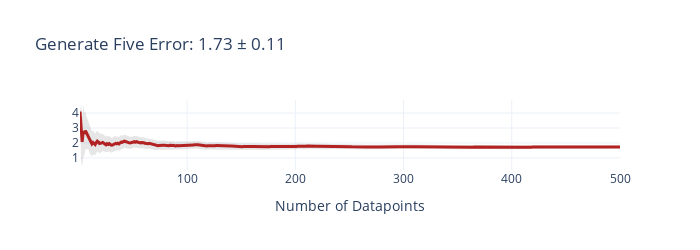
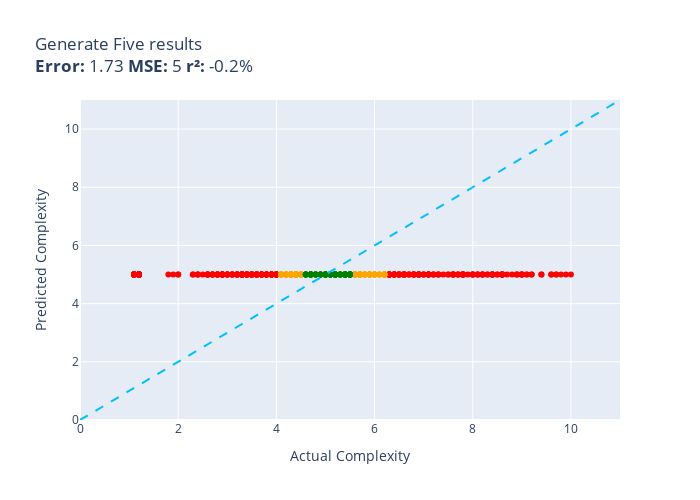

Here is the notebook cell these charts were saved with, in order:
### Code cell
def generate_five(code):
  if isinstance(code, str):
    return 5
  
  print("Unexpected code format:", code)
  return 7

evaluate(generate_five, test_set, size=test_size)

### Figure 1 — Plotly figure (JSON) as saved in the notebook; plotly's stock layout.template omitted (floating-point values rounded to 4 significant figures; data arrays with more than 128 entries replaced by an {"elided": "..."} marker saying what was removed)
{"data": [{"fill": "toself", "fillcolor": "rgba(128,128,128,0.2)", "hoverinfo": "skip", "line": {"color": "rgba(255,255,255,0)"}, "name": "95% CI", "showlegend": false, "type": "scatter", "x": {"elided": "1000 int values"}, "y": {"elided": "1000 float values"}}, {"customdata": {"elided": "500x1 float values"}, "hovertemplate": "n=%{x}<br>Avg Error=%{y:,.2f}<br>±95% CI=%{customdata[0]:,.2f}<extra></extra>", "line": {"color": "firebrick", "width": 3}, "mode": "lines", "name": "Cumulative Avg Error", "type": "scatter", "x": {"elided": "500 int values"}, "y": {"elided": "500 float values"}}], "layout": {"height": 250, "showlegend": false, "title": {"text": "Generate Five Error: 1.73 ± 0.11"}, "width": 700, "xaxis": {"title": {"text": "Number of Datapoints"}}}}

### Figure 2 — Plotly figure (JSON) as saved in the notebook; plotly's stock layout.template omitted (floating-point values rounded to 4 significant figures; data arrays with more than 128 entries replaced by an {"elided": "..."} marker saying what was removed)
{"data": [{"customdata": {"elided": "312x1 str values"}, "hovertemplate": "%{customdata[0]}<extra></extra>", "legendgroup": "red", "marker": {"color": "red", "size": 6, "symbol": "circle"}, "mode": "markers", "name": "red", "orientation": "v", "showlegend": true, "type": "scatter", "x": {"elided": "312 float values"}, "xaxis": "x", "y": {"elided": "312 int values"}, "yaxis": "y"}, {"customdata": [["(function( normalized ) { // Attention: ...<br>Guess=5.0 Actual=4.2"], ["const describeKey = (e) => { var via = '...<br>Guess=5.0 Actual=6.2"], ["const functionEntry = (name) => { const ...<br>Guess=5.0 Actual=4.4"], ["const abstractDegreeCentrality = (assign...<br>Guess=5.0 Actual=6.0"], ["(function(patch) { // patch [key, null] ...<br>Guess=5.0 Actual=5.9"], ["const bintooctoutput = (bin) => { var le...<br>Guess=5.0 Actual=6.2"], ["const Mage = (mageRootModule) => { Event...<br>Guess=5.0 Actual=5.7"], ["const parse = (sValue) => { sValue = sVa...<br>Guess=5.0 Actual=5.9"], ["(function(value, silent) { var beforeRet...<br>Guess=5.0 Actual=6.2"], ["(function( startFunc, forced ) { var sel...<br>Guess=5.0 Actual=6.0"], ["(function (config) { config = config || ...<br>Guess=5.0 Actual=6.2"], ["const getToken = (options) => { return n...<br>Guess=5.0 Actual=4.4"], ["const Decoder = () => { var skip = 0 // ...<br>Guess=5.0 Actual=4.2"], ["const setbit = (key, offset, value, req)...<br>Guess=5.0 Actual=4.4"], ["(function(other) { var me = this.region(...<br>Guess=5.0 Actual=4.2"], ["(function(obj, name, callback) { var lis...<br>Guess=5.0 Actual=4.5"], ["const isBlockLikeStatement = (sourceCode...<br>Guess=5.0 Actual=4.3"], ["(function(options, extremes) { // if the...<br>Guess=5.0 Actual=6.0"], ["const reducer = () => { var state = argu...<br>Guess=5.0 Actual=6.0"], ["(function ( args, value, obj ) { args = ...<br>Guess=5.0 Actual=5.6"], ["(function (key, val, cfg) { this.log(\"sa...<br>Guess=5.0 Actual=6.0"], ["(function(options, success, response) { ...<br>Guess=5.0 Actual=6.1"], ["const validOptions = (options) => { cons...<br>Guess=5.0 Actual=4.5"], ["const Question = (name, message, options...<br>Guess=5.0 Actual=4.3"], ["const _join = () => { var sql = '', i = ...<br>Guess=5.0 Actual=5.8"], ["const householderTransform = (x) => { //...<br>Guess=5.0 Actual=4.1"], ["const notifyHook = (e) => { message_coun...<br>Guess=5.0 Actual=5.6"], ["(function(e) { el.off('mousemove'); elSl...<br>Guess=5.0 Actual=4.3"], ["const runQuery = (cursorFactory, filter,...<br>Guess=5.0 Actual=5.8"], ["(function(item) { var itemToSelect = ite...<br>Guess=5.0 Actual=5.6"], ["const buildQuery = (opts, globalSearch) ...<br>Guess=5.0 Actual=4.1"], ["(function () { var series = this, option...<br>Guess=5.0 Actual=4.4"], ["(function () { var gesture; var isGripAc...<br>Guess=5.0 Actual=6.2"], ["const _determineAutoPosition = (targetEl...<br>Guess=5.0 Actual=5.6"], ["(function(apiClient) { this.apiClient = ...<br>Guess=5.0 Actual=4.3"], ["(function (event) { var symbolName = sym...<br>Guess=5.0 Actual=5.6"], ["const PromiseResolutionHandlerFunction =...<br>Guess=5.0 Actual=4.4"], ["(function (create) { var above_id = this...<br>Guess=5.0 Actual=4.5"], ["const pattern = (rule, value, source, er...<br>Guess=5.0 Actual=4.3"], ["const init = (domainManager) => { _domai...<br>Guess=5.0 Actual=5.9"], ["(function(ul) { var prevLevel = {level: ...<br>Guess=5.0 Actual=4.3"], ["(function(content, undefinedOnly) { var ...<br>Guess=5.0 Actual=4.1"], ["(function( elementPath ) { switch ( this...<br>Guess=5.0 Actual=5.7"], ["(function () { if (!this.vertexCount || ...<br>Guess=5.0 Actual=5.9"], ["(function (ax, ay, bx, by, cx, cy, dx, d...<br>Guess=5.0 Actual=5.9"], ["const generateUsername = (base) => { bas...<br>Guess=5.0 Actual=4.2"], ["const server = (argv, config, args) => {...<br>Guess=5.0 Actual=4.1"], ["(function (seq, begin, end) { var sliced...<br>Guess=5.0 Actual=5.9"], ["const read = (parser, type, key, limit =...<br>Guess=5.0 Actual=4.4"], ["const Air = (el, context) => { if(!(this...<br>Guess=5.0 Actual=6.1"], ["(function(transaction, event) { var succ...<br>Guess=5.0 Actual=4.3"], ["const followPath = (path, loop) => { loo...<br>Guess=5.0 Actual=4.4"], ["const _updateChildNodes = (container, ch...<br>Guess=5.0 Actual=5.8"], ["const Inputter = (options, components) =...<br>Guess=5.0 Actual=5.9"], ["(function (oImport) { var bIsFileValid =...<br>Guess=5.0 Actual=4.4"], ["const setaddall = (set, iterable) => { v...<br>Guess=5.0 Actual=4.5"], ["const injectElementWithStyles = ( rule, ...<br>Guess=5.0 Actual=5.7"], ["(function ( oState ) { var i, iLen, aCop...<br>Guess=5.0 Actual=6.0"], ["(function(silent) { var min = this.minSl...<br>Guess=5.0 Actual=5.8"], ["(function ( nodeName, original, clone ) ...<br>Guess=5.0 Actual=5.9"], ["const onData = (data) => { data = data.t...<br>Guess=5.0 Actual=6.1"], ["const appendDirEnd = (str, struct) => { ...<br>Guess=5.0 Actual=4.3"], ["const parseSwitchCase = () => { var test...<br>Guess=5.0 Actual=4.1"], ["const updateBrokerListInConfigFile = (co...<br>Guess=5.0 Actual=4.3"], ["const FusionPoseSensor = (kFilter, predi...<br>Guess=5.0 Actual=5.7"], ["const reportCoverage = (cov) => { // Sta...<br>Guess=5.0 Actual=5.7"], ["(function( buffer, offset ) { offset = o...<br>Guess=5.0 Actual=5.6"], ["(function () { // Documented in definePr...<br>Guess=5.0 Actual=4.2"], ["const saveDependencies = async (dependen...<br>Guess=5.0 Actual=5.6"], ["const resolvePath = (filepath) => { file...<br>Guess=5.0 Actual=5.9"], ["const execute_ = (ctx, statement, values...<br>Guess=5.0 Actual=4.2"], ["const registerExtension = (extension) =>...<br>Guess=5.0 Actual=4.3"], ["(function (size, style, variant, weight,...<br>Guess=5.0 Actual=4.5"], ["const readCallback = (err, event) => { i...<br>Guess=5.0 Actual=4.5"], ["const validateObjectEntity = (modelObjec...<br>Guess=5.0 Actual=5.7"], ["const removeGlobalHandler = (eventType, ...<br>Guess=5.0 Actual=4.4"], ["const flipValueOf = (prop, value) => { v...<br>Guess=5.0 Actual=4.3"], ["const SocketServices = ( options ) => { ...<br>Guess=5.0 Actual=4.3"], ["(function() { var jsPath, scripts, i; if...<br>Guess=5.0 Actual=5.7"], ["const getFloatDeltaScale = (t, scale) =>...<br>Guess=5.0 Actual=4.1"], ["const parseRegion = (input) => { var set...<br>Guess=5.0 Actual=5.7"], ["const realRequirPath = (filePath) => { /...<br>Guess=5.0 Actual=4.4"], ["(function(token, cb){ try{ // decode the...<br>Guess=5.0 Actual=4.2"], ["const getRefSeq = (currentSequence, min,...<br>Guess=5.0 Actual=4.4"], ["const $super = (arrayOfArgs) => { // sin...<br>Guess=5.0 Actual=4.5"], ["(function(root) { var node = this.getNod...<br>Guess=5.0 Actual=5.7"], ["const logWrap = (level) => { return func...<br>Guess=5.0 Actual=5.7"], ["const findIndexInSortedClosedIntervals =...<br>Guess=5.0 Actual=6.2"], ["const _default = (base, link) => { // Dy...<br>Guess=5.0 Actual=4.5"], ["const cloneNode = (node, location, flags...<br>Guess=5.0 Actual=4.3"], ["(function(date, value, period) { this._v...<br>Guess=5.0 Actual=4.3"], ["const GPT = ( options ) => { if( !(this ...<br>Guess=5.0 Actual=5.6"], ["const findLowIndexInSortedArray = (ary, ...<br>Guess=5.0 Actual=4.4"], ["const generate = (targetPath, args) => {...<br>Guess=5.0 Actual=4.4"], ["const trigger = (event) => { var args; v...<br>Guess=5.0 Actual=5.6"], ["const swagger20TypeFor = (type) => { if ...<br>Guess=5.0 Actual=5.7"], ["(function(row, range) { // Default value...<br>Guess=5.0 Actual=5.7"], ["const _pbkdf2Passphrase = async (passphr...<br>Guess=5.0 Actual=4.1"], ["const inlineHandler = (string, selection...<br>Guess=5.0 Actual=5.9"], ["const prettyDate = (time, useCompactForm...<br>Guess=5.0 Actual=5.7"], ["const eqv = (column, value) => { if (thi...<br>Guess=5.0 Actual=4.4"], ["const getViewRoot = (source) => { const ...<br>Guess=5.0 Actual=5.8"], ["(function(v){ var ots = Object.prototype...<br>Guess=5.0 Actual=6.2"], ["const sn_format_fmt = () => { if ( !argu...<br>Guess=5.0 Actual=4.3"]], "hovertemplate": "%{customdata[0]}<extra></extra>", "legendgroup": "orange", "marker": {"color": "orange", "size": 6, "symbol": "circle"}, "mode": "markers", "name": "orange", "orientation": "v", "showlegend": true, "type": "scatter", "x": [4.2, 6.2, 4.4, 6.0, 5.9, 6.2, 5.7, 5.9, 6.2, 6.0, 6.2, 4.4, 4.2, 4.4, 4.2, 4.5, 4.3, 6.0, 6.0, 5.6, 6.0, 6.1, 4.5, 4.3, 5.8, 4.1, 5.6, 4.3, 5.8, 5.6, 4.1, 4.4, 6.2, 5.6, 4.3, 5.6, 4.4, 4.5, 4.3, 5.9, 4.3, 4.1, 5.7, 5.9, 5.9, 4.2, 4.1, 5.9, 4.4, 6.1, 4.3, 4.4, 5.8, 5.9, 4.4, 4.5, 5.7, 6.0, 5.8, 5.9, 6.1, 4.3, 4.1, 4.3, 5.7, 5.7, 5.6, 4.2, 5.6, 5.9, 4.2, 4.3, 4.5, 4.5, 5.7, 4.4, 4.3, 4.3, 5.7, 4.1, 5.7, 4.4, 4.2, 4.4, 4.5, 5.7, 5.7, 6.2, 4.5, 4.3, 4.3, 5.6, 4.4, 4.4, 5.6, 5.7, 5.7, 4.1, 5.9, 5.7, 4.4, 5.8, 6.2, 4.3], "xaxis": "x", "y": [5, 5, 5, 5, 5, 5, 5, 5, 5, 5, 5, 5, 5, 5, 5, 5, 5, 5, 5, 5, 5, 5, 5, 5, 5, 5, 5, 5, 5, 5, 5, 5, 5, 5, 5, 5, 5, 5, 5, 5, 5, 5, 5, 5, 5, 5, 5, 5, 5, 5, 5, 5, 5, 5, 5, 5, 5, 5, 5, 5, 5, 5, 5, 5, 5, 5, 5, 5, 5, 5, 5, 5, 5, 5, 5, 5, 5, 5, 5, 5, 5, 5, 5, 5, 5, 5, 5, 5, 5, 5, 5, 5, 5, 5, 5, 5, 5, 5, 5, 5, 5, 5, 5, 5], "yaxis": "y"}, {"customdata": [["(function() { var tok = this.expect('fil...<br>Guess=5.0 Actual=4.8"], ["const getLocation = () => { var trace = ...<br>Guess=5.0 Actual=5.5"], ["const generateOperations = (plural) => {...<br>Guess=5.0 Actual=5.2"], ["const operationId = (given, method, url,...<br>Guess=5.0 Actual=5.1"], ["const is_crossDomain = (url) => { var ru...<br>Guess=5.0 Actual=5.5"], ["function addSubscription (client, topic,...<br>Guess=5.0 Actual=5.0"], ["const compareWebhooks = (webhook, name, ...<br>Guess=5.0 Actual=5.5"], ["const initClient = (client) => { var ws ...<br>Guess=5.0 Actual=4.8"], ["(function (start, end, points, iMap, res...<br>Guess=5.0 Actual=5.5"], ["const getTemplateFromDomElement = (domEl...<br>Guess=5.0 Actual=5.0"], ["(function(type, args, obj) { var pageCou...<br>Guess=5.0 Actual=5.5"], ["(function(proposals) { // get rid of ext...<br>Guess=5.0 Actual=4.7"], ["(function (listener,evtObj) { if (!_.isF...<br>Guess=5.0 Actual=5.1"], ["const mountClassInstance = (workInProgre...<br>Guess=5.0 Actual=5.5"], ["(function(current_templates) { var i = 1...<br>Guess=5.0 Actual=5.4"], ["const getJsDocTagAtPosition = (sourceFil...<br>Guess=5.0 Actual=5.4"], ["(function ( buttonSet, wrapper ) { var b...<br>Guess=5.0 Actual=5.2"], ["const handleField = (name, value, option...<br>Guess=5.0 Actual=5.2"], ["const translateTemplates = (templates) =...<br>Guess=5.0 Actual=4.9"], ["const checkForSpaces = (node) => { const...<br>Guess=5.0 Actual=5.4"], ["(function(value) { switch (values.typeOf...<br>Guess=5.0 Actual=5.2"], ["(function(poly1, poly2, n, dist) { var a...<br>Guess=5.0 Actual=5.0"], ["(function(e) { this.touch.cur = 'draggin...<br>Guess=5.0 Actual=4.7"], ["const elementAtRectPoints = (element, re...<br>Guess=5.0 Actual=5.0"], ["(function(options) { var r = null; if (o...<br>Guess=5.0 Actual=5.0"], ["const querystringify = (obj, prefix) => ...<br>Guess=5.0 Actual=5.3"], ["(function () { var self = this; if (!sel...<br>Guess=5.0 Actual=4.6"], ["(function(source) { var copy, i, len, pr...<br>Guess=5.0 Actual=4.9"], ["const validate = (cmd, args, info) => { ...<br>Guess=5.0 Actual=5.3"], ["(function (renderer, text, x, y, stroke)...<br>Guess=5.0 Actual=5.1"], ["(function() { var context = this.tryCont...<br>Guess=5.0 Actual=5.3"], ["(function() { var ti, p, source; if(this...<br>Guess=5.0 Actual=5.0"], ["(function(column,isInv) { var mult = [];...<br>Guess=5.0 Actual=5.2"], ["const SfTimestamp = (epochSeconds, nanoS...<br>Guess=5.0 Actual=4.8"], ["const updateCenters = (data, clusterID, ...<br>Guess=5.0 Actual=5.2"], ["const _extensionsToAsn1 = (exts) => { //...<br>Guess=5.0 Actual=5.0"], ["(function(item) { var id = item.id || it...<br>Guess=5.0 Actual=4.6"], ["const createAPIDoneHook = (done, ctx) =>...<br>Guess=5.0 Actual=4.9"], ["(function() { if (this.resizeFrame) { va...<br>Guess=5.0 Actual=5.2"], ["const arraySample = (arr, num, remove) =...<br>Guess=5.0 Actual=4.7"], ["const get = (params) => { var path = par...<br>Guess=5.0 Actual=5.4"], ["const reportManualError = (err, request,...<br>Guess=5.0 Actual=4.6"], ["(function() { switch (this.type) { case ...<br>Guess=5.0 Actual=4.6"], ["(function(p, angle) { p = point(p); if (...<br>Guess=5.0 Actual=5.1"], ["(function() { var offset = this.reader.l...<br>Guess=5.0 Actual=5.3"], ["const addLegend = (layer, data, options)...<br>Guess=5.0 Actual=5.5"], ["(function(number, pad) { var endian, i, ...<br>Guess=5.0 Actual=4.7"], ["(function ( e, args, scope, warning ) { ...<br>Guess=5.0 Actual=4.8"], ["const bcdiv = (left_operand, right_opera...<br>Guess=5.0 Actual=5.0"], ["const isNumericSubclass = ( t, t_min, t_...<br>Guess=5.0 Actual=4.7"], ["const checkCacheDouble = (current, cache...<br>Guess=5.0 Actual=4.7"], ["const formatError = (err, input) => { va...<br>Guess=5.0 Actual=5.0"], ["const hilbertIndex = (point, options) =>...<br>Guess=5.0 Actual=5.4"], ["const Application = (ctx, config) => { /...<br>Guess=5.0 Actual=5.0"], ["const dsStatement = (statement) => { swi...<br>Guess=5.0 Actual=5.4"], ["const checkDestructured = (node) => { if...<br>Guess=5.0 Actual=5.1"], ["(function (moduleCtrlPrivate, cb) { var ...<br>Guess=5.0 Actual=5.4"], ["const toNumber = (value) => { if (typeof...<br>Guess=5.0 Actual=5.4"], ["(function(model, col, options) { if (thi...<br>Guess=5.0 Actual=5.4"], ["const DomainNameRule = (data) => { if (t...<br>Guess=5.0 Actual=5.1"], ["const Event = (eventConfig) => { eventCo...<br>Guess=5.0 Actual=5.3"], ["(function( ev, element ) { var isLeftBut...<br>Guess=5.0 Actual=5.0"], ["(function(containerBlock) { var clauseBl...<br>Guess=5.0 Actual=4.8"], ["const ActivityPoller = (name, domain, op...<br>Guess=5.0 Actual=5.1"], ["(function( optionName, node, nodeObject,...<br>Guess=5.0 Actual=4.7"], ["const validateFile = (file) => { let dat...<br>Guess=5.0 Actual=4.7"], ["(function(allMessages) { allMessages = a...<br>Guess=5.0 Actual=5.0"], ["const combineArrays = (array1, array2, n...<br>Guess=5.0 Actual=5.0"], ["const _createMethod = (definition, metho...<br>Guess=5.0 Actual=5.2"], ["const traverseThroughObject = (lookup, d...<br>Guess=5.0 Actual=5.4"], ["const dumpError = (e) => { if (typeof co...<br>Guess=5.0 Actual=4.6"], ["const removeElement = ( element, enterTa...<br>Guess=5.0 Actual=5.5"], ["const writeBuildscriptHookForCrashlytics...<br>Guess=5.0 Actual=5.2"], ["const parseEvent = (cursor, runningStatu...<br>Guess=5.0 Actual=5.5"], ["(function (paths) { var maxX = Number.MI...<br>Guess=5.0 Actual=4.9"], ["(function (xpath) { var me = this, parts...<br>Guess=5.0 Actual=5.2"], ["const compareByOriginalPositions = (mapp...<br>Guess=5.0 Actual=4.6"], ["const countIf = () => { var self = this,...<br>Guess=5.0 Actual=5.4"], ["const parseBindings = (bindings) => { va...<br>Guess=5.0 Actual=5.2"], ["(function(array, fn, scope, reverse) { a...<br>Guess=5.0 Actual=4.7"], ["const validStore = (store) => { return s...<br>Guess=5.0 Actual=4.9"], ["const splitLongWord = (word, widths_arra...<br>Guess=5.0 Actual=4.7"], ["(function(table) { var rows = 0; var col...<br>Guess=5.0 Actual=5.2"], ["const formatObject = (val) => { if (val....<br>Guess=5.0 Actual=5.5"]], "hovertemplate": "%{customdata[0]}<extra></extra>", "legendgroup": "green", "marker": {"color": "green", "size": 6, "symbol": "circle"}, "mode": "markers", "name": "green", "orientation": "v", "showlegend": true, "type": "scatter", "x": [4.8, 5.5, 5.2, 5.1, 5.5, 5.0, 5.5, 4.8, 5.5, 5.0, 5.5, 4.7, 5.1, 5.5, 5.4, 5.4, 5.2, 5.2, 4.9, 5.4, 5.2, 5.0, 4.7, 5.0, 5.0, 5.3, 4.6, 4.9, 5.3, 5.1, 5.3, 5.0, 5.2, 4.8, 5.2, 5.0, 4.6, 4.9, 5.2, 4.7, 5.4, 4.6, 4.6, 5.1, 5.3, 5.5, 4.7, 4.8, 5.0, 4.7, 4.7, 5.0, 5.4, 5.0, 5.4, 5.1, 5.4, 5.4, 5.4, 5.1, 5.3, 5.0, 4.8, 5.1, 4.7, 4.7, 5.0, 5.0, 5.2, 5.4, 4.6, 5.5, 5.2, 5.5, 4.9, 5.2, 4.6, 5.4, 5.2, 4.7, 4.9, 4.7, 5.2, 5.5], "xaxis": "x", "y": [5, 5, 5, 5, 5, 5, 5, 5, 5, 5, 5, 5, 5, 5, 5, 5, 5, 5, 5, 5, 5, 5, 5, 5, 5, 5, 5, 5, 5, 5, 5, 5, 5, 5, 5, 5, 5, 5, 5, 5, 5, 5, 5, 5, 5, 5, 5, 5, 5, 5, 5, 5, 5, 5, 5, 5, 5, 5, 5, 5, 5, 5, 5, 5, 5, 5, 5, 5, 5, 5, 5, 5, 5, 5, 5, 5, 5, 5, 5, 5, 5, 5, 5, 5], "yaxis": "y"}, {"hoverinfo": "skip", "line": {"color": "deepskyblue", "dash": "dash", "width": 2}, "mode": "lines", "name": "y = x", "showlegend": false, "type": "scatter", "x": [0, 11], "y": [0, 11]}], "layout": {"height": 500, "legend": {"title": {"text": "color"}, "tracegroupgap": 0}, "showlegend": false, "title": {"text": "Generate Five results<br><b>Error:</b> 1.73 <b>MSE:</b> 5 <b>r²:</b> -0.2%"}, "width": 700, "xaxis": {"anchor": "y", "domain": [0, 1], "range": [0, 11], "title": {"text": "Actual Complexity"}}, "yaxis": {"anchor": "x", "domain": [0, 1], "range": [0, 11], "title": {"text": "Predicted Complexity"}}}}
